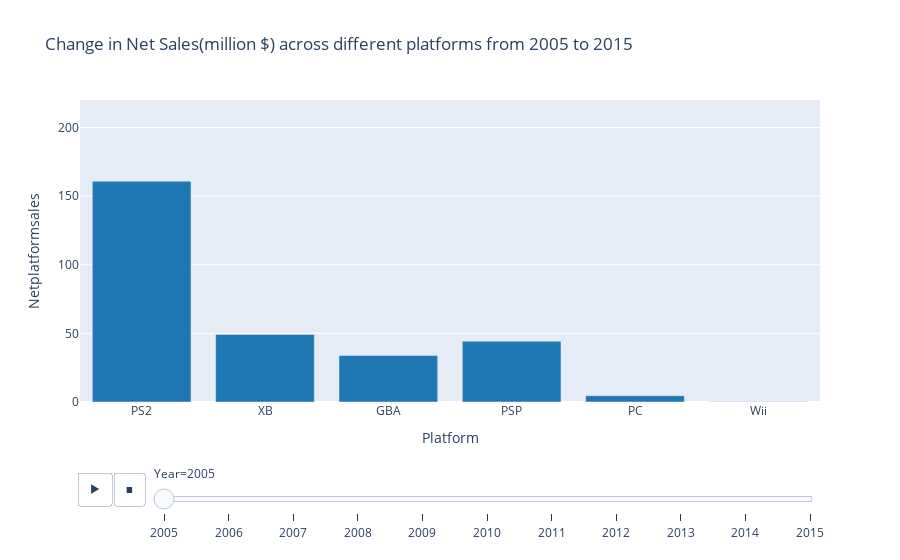

Write notebook code for a chart like this one.
### Code cell
fig=px.bar(platformsales,x='Platform', y='Netplatformsales', animation_frame="Year",range_y=[0,220], 
           animation_group='Netplatformsales', hover_name='Platform',color_discrete_sequence=px.colors.qualitative.D3,
          title='Change in Net Sales(million $) across different platforms from 2005 to 2015')
fig.show()

### Figure 1 — Plotly figure (JSON) as saved in the notebook; plotly's stock layout.template omitted (floating-point values rounded to 4 significant figures; data arrays with more than 128 entries replaced by an {"elided": "..."} marker saying what was removed)
{"data": [{"alignmentgroup": "True", "hovertemplate": "<b>%{hovertext}</b><br><br>Year=2005<br>Platform=%{x}<br>Netplatformsales=%{y}<extra></extra>", "hovertext": {"elided": "712 str values"}, "ids": {"elided": "712 float values"}, "legendgroup": "", "marker": {"color": "#1F77B4", "pattern": {"shape": ""}}, "name": "", "offsetgroup": "", "orientation": "v", "showlegend": false, "textposition": "auto", "type": "bar", "x": {"elided": "712 str values"}, "xaxis": "x", "y": {"elided": "712 float values"}, "yaxis": "y"}], "layout": {"barmode": "relative", "legend": {"tracegroupgap": 0}, "sliders": [{"active": 0, "currentvalue": {"prefix": "Year="}, "len": 0.9, "pad": {"b": 10, "t": 60}, "steps": [{"args": [["2005"], {"frame": {"duration": 0, "redraw": true}, "fromcurrent": true, "mode": "immediate", "transition": {"duration": 0, "easing": "linear"}}], "label": "2005", "method": "animate"}, {"args": [["2006"], {"frame": {"duration": 0, "redraw": true}, "fromcurrent": true, "mode": "immediate", "transition": {"duration": 0, "easing": "linear"}}], "label": "2006", "method": "animate"}, {"args": [["2007"], {"frame": {"duration": 0, "redraw": true}, "fromcurrent": true, "mode": "immediate", "transition": {"duration": 0, "easing": "linear"}}], "label": "2007", "method": "animate"}, {"args": [["2008"], {"frame": {"duration": 0, "redraw": true}, "fromcurrent": true, "mode": "immediate", "transition": {"duration": 0, "easing": "linear"}}], "label": "2008", "method": "animate"}, {"args": [["2009"], {"frame": {"duration": 0, "redraw": true}, "fromcurrent": true, "mode": "immediate", "transition": {"duration": 0, "easing": "linear"}}], "label": "2009", "method": "animate"}, {"args": [["2010"], {"frame": {"duration": 0, "redraw": true}, "fromcurrent": true, "mode": "immediate", "transition": {"duration": 0, "easing": "linear"}}], "label": "2010", "method": "animate"}, {"args": [["2011"], {"frame": {"duration": 0, "redraw": true}, "fromcurrent": true, "mode": "immediate", "transition": {"duration": 0, "easing": "linear"}}], "label": "2011", "method": "animate"}, {"args": [["2012"], {"frame": {"duration": 0, "redraw": true}, "fromcurrent": true, "mode": "immediate", "transition": {"duration": 0, "easing": "linear"}}], "label": "2012", "method": "animate"}, {"args": [["2013"], {"frame": {"duration": 0, "redraw": true}, "fromcurrent": true, "mode": "immediate", "transition": {"duration": 0, "easing": "linear"}}], "label": "2013", "method": "animate"}, {"args": [["2014"], {"frame": {"duration": 0, "redraw": true}, "fromcurrent": true, "mode": "immediate", "transition": {"duration": 0, "easing": "linear"}}], "label": "2014", "method": "animate"}, {"args": [["2015"], {"frame": {"duration": 0, "redraw": true}, "fromcurrent": true, "mode": "immediate", "transition": {"duration": 0, "easing": "linear"}}], "label": "2015", "method": "animate"}], "x": 0.1, "xanchor": "left", "y": 0, "yanchor": "top"}], "title": {"text": "Change in Net Sales(million $) across different platforms from 2005 to 2015"}, "updatemenus": [{"buttons": [{"args": [null, {"frame": {"duration": 500, "redraw": true}, "fromcurrent": true, "mode": "immediate", "transition": {"duration": 500, "easing": "linear"}}], "label": "&#9654;", "method": "animate"}, {"args": [[null], {"frame": {"duration": 0, "redraw": true}, "fromcurrent": true, "mode": "immediate", "transition": {"duration": 0, "easing": "linear"}}], "label": "&#9724;", "method": "animate"}], "direction": "left", "pad": {"r": 10, "t": 70}, "showactive": false, "type": "buttons", "x": 0.1, "xanchor": "right", "y": 0, "yanchor": "top"}], "xaxis": {"anchor": "y", "domain": [0, 1], "title": {"text": "Platform"}}, "yaxis": {"anchor": "x", "domain": [0, 1], "range": [0, 220], "title": {"text": "Netplatformsales"}}}}
